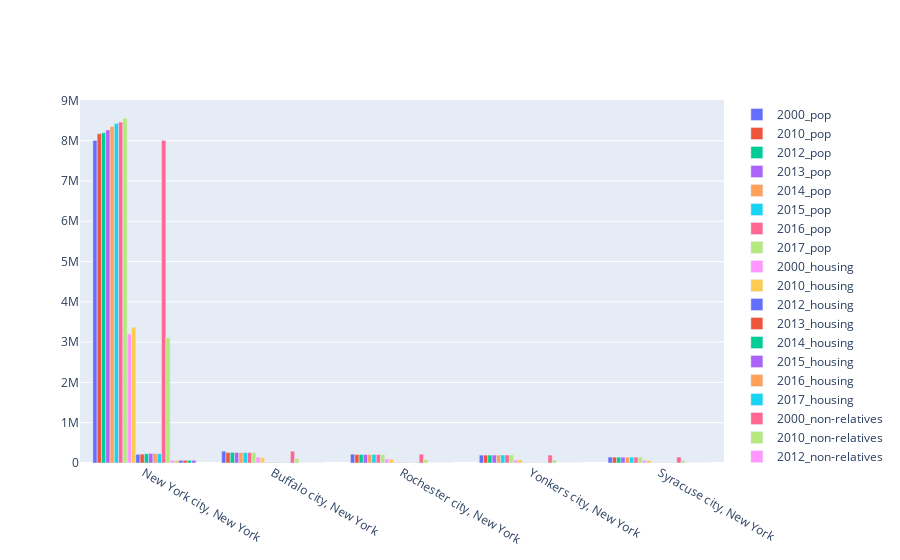

Write notebook code for a chart like this one.
### Code cell
fig = go.Figure(data=[
    go.Bar(name='2000_pop', x=ny_join['City_Name'], y=ny_join['Total_Population_2000']),
    go.Bar(name='2010_pop', x=ny_join['City_Name'], y=ny_join['Total_Population_2010']),
    go.Bar(name='2012_pop', x=ny_join['City_Name'], y=ny_join['Total_Population_2012']),
    go.Bar(name='2013_pop', x=ny_join['City_Name'], y=ny_join['Total_Population_2013']),
    go.Bar(name='2014_pop', x=ny_join['City_Name'], y=ny_join['Total_Population_2014']),
    go.Bar(name='2015_pop', x=ny_join['City_Name'], y=ny_join['Total_Population_2015']),
    go.Bar(name='2016_pop', x=ny_join['City_Name'], y=ny_join['Total_Population_2016']),
    go.Bar(name='2017_pop', x=ny_join['City_Name'], y=ny_join['Total_Population_2017']),
    go.Bar(name='2000_housing', x=ny_join['City_Name'], y=ny_join['Total_Housing_2000']),
    go.Bar(name='2010_housing', x=ny_join['City_Name'], y=ny_join['Total_Housing_2010']),
    go.Bar(name='2012_housing', x=ny_join['City_Name'], y=ny_join['Total_Housing_2012']),
    go.Bar(name='2013_housing', x=ny_join['City_Name'], y=ny_join['Total_Housing_2013']),
    go.Bar(name='2014_housing', x=ny_join['City_Name'], y=ny_join['Total_Housing_2014']),
    go.Bar(name='2015_housing', x=ny_join['City_Name'], y=ny_join['Total_Housing_2015']),
    go.Bar(name='2016_housing', x=ny_join['City_Name'], y=ny_join['Total_Housing_2016']),
    go.Bar(name='2017_housing', x=ny_join['City_Name'], y=ny_join['Total_Housing_2017']),
    go.Bar(name='2000_non-relatives', x=ny_join['City_Name'], y=ny_join['Presence_of_Non-Relatives_2000']),
    go.Bar(name='2010_non-relatives', x=ny_join['City_Name'], y=ny_join['Presence_of_Non-Relatives_2010']),
    go.Bar(name='2012_non-relatives', x=ny_join['City_Name'], y=ny_join['Presence_of_Non-Relatives_2012']),
    go.Bar(name='2013_non-relatives', x=ny_join['City_Name'], y=ny_join['Presence_of_Non-Relatives_2013']),
    go.Bar(name='2014_non-relatives', x=ny_join['City_Name'], y=ny_join['Presence_of_Non-Relatives_2014']),
    go.Bar(name='2015_non-relatives', x=ny_join['City_Name'], y=ny_join['Presence_of_Non-Relatives_2015']),
    go.Bar(name='2016_non-relatives', x=ny_join['City_Name'], y=ny_join['Presence_of_Non-Relatives_2016']),
    go.Bar(name='2017_non-relatives', x=ny_join['City_Name'], y=ny_join['Presence_of_Non-Relatives_2017']),
])
fig.update_layout(barmode='group')
fig.show()

### Figure 1 — Plotly figure (JSON) as saved in the notebook; plotly's stock layout.template omitted (floating-point values rounded to 4 significant figures)
{"data": [{"name": "2000_pop", "type": "bar", "x": ["New York city, New York", "Buffalo city, New York", "Rochester city, New York", "Yonkers city, New York", "Syracuse city, New York"], "y": [8008278, 292648, 219773, 196086, 147306]}, {"name": "2010_pop", "type": "bar", "x": ["New York city, New York", "Buffalo city, New York", "Rochester city, New York", "Yonkers city, New York", "Syracuse city, New York"], "y": [8175133, 261310, 210565, 195976, 145170]}, {"name": "2012_pop", "type": "bar", "x": ["New York city, New York", "Buffalo city, New York", "Rochester city, New York", "Yonkers city, New York", "Syracuse city, New York"], "y": [8199221, 261955, 210967, 196459, 144703]}, {"name": "2013_pop", "type": "bar", "x": ["New York city, New York", "Buffalo city, New York", "Rochester city, New York", "Yonkers city, New York", "Syracuse city, New York"], "y": [8268999, 260568, 210624, 197493, 144742]}, {"name": "2014_pop", "type": "bar", "x": ["New York city, New York", "Buffalo city, New York", "Rochester city, New York", "Yonkers city, New York", "Syracuse city, New York"], "y": [8354889, 259959, 210461, 198654, 144648]}, {"name": "2015_pop", "type": "bar", "x": ["New York city, New York", "Buffalo city, New York", "Rochester city, New York", "Yonkers city, New York", "Syracuse city, New York"], "y": [8426743, 259517, 210745, 199435, 144564]}, {"name": "2016_pop", "type": "bar", "x": ["New York city, New York", "Buffalo city, New York", "Rochester city, New York", "Yonkers city, New York", "Syracuse city, New York"], "y": [8461961, 258989, 210291, 199725, 144350]}, {"name": "2017_pop", "type": "bar", "x": ["New York city, New York", "Buffalo city, New York", "Rochester city, New York", "Yonkers city, New York", "Syracuse city, New York"], "y": [8560072, 259574, 209463, 200999, 144405]}, {"name": "2000_housing", "type": "bar", "x": ["New York city, New York", "Buffalo city, New York", "Rochester city, New York", "Yonkers city, New York", "Syracuse city, New York"], "y": ["3200912", "145574", "99789", "77589", "68192"]}, {"name": "2010_housing", "type": "bar", "x": ["New York city, New York", "Buffalo city, New York", "Rochester city, New York", "Yonkers city, New York", "Syracuse city, New York"], "y": [3371062, 133444, 97158, 80389, 64356]}, {"name": "2012_housing", "type": "bar", "x": ["New York city, New York", "Buffalo city, New York", "Rochester city, New York", "Yonkers city, New York", "Syracuse city, New York"], "y": [215308, 8891, 7192, 5296, 5342]}, {"name": "2013_housing", "type": "bar", "x": ["New York city, New York", "Buffalo city, New York", "Rochester city, New York", "Yonkers city, New York", "Syracuse city, New York"], "y": [221083, 9041, 7513, 5449, 5636]}, {"name": "2014_housing", "type": "bar", "x": ["New York city, New York", "Buffalo city, New York", "Rochester city, New York", "Yonkers city, New York", "Syracuse city, New York"], "y": [229186, 9363, 7973, 5655, 6021]}, {"name": "2015_housing", "type": "bar", "x": ["New York city, New York", "Buffalo city, New York", "Rochester city, New York", "Yonkers city, New York", "Syracuse city, New York"], "y": [236858, 9721, 8399, 5814, 6368]}, {"name": "2016_housing", "type": "bar", "x": ["New York city, New York", "Buffalo city, New York", "Rochester city, New York", "Yonkers city, New York", "Syracuse city, New York"], "y": [237307, 9658, 8354, 5664, 6296]}, {"name": "2017_housing", "type": "bar", "x": ["New York city, New York", "Buffalo city, New York", "Rochester city, New York", "Yonkers city, New York", "Syracuse city, New York"], "y": [231338, 9431, 8140, 5425, 6091]}, {"name": "2000_non-relatives", "type": "bar", "x": ["New York city, New York", "Buffalo city, New York", "Rochester city, New York", "Yonkers city, New York", "Syracuse city, New York"], "y": ["8008278", "292648", "219773", "196086", "147306"]}, {"name": "2010_non-relatives", "type": "bar", "x": ["New York city, New York", "Buffalo city, New York", "Rochester city, New York", "Yonkers city, New York", "Syracuse city, New York"], "y": [3109784, 112536, 87027, 74550, 57355]}, {"name": "2012_non-relatives", "type": "bar", "x": ["New York city, New York", "Buffalo city, New York", "Rochester city, New York", "Yonkers city, New York", "Syracuse city, New York"], "y": [64799, 1549, 1746, 1748, 1049]}, {"name": "2013_non-relatives", "type": "bar", "x": ["New York city, New York", "Buffalo city, New York", "Rochester city, New York", "Yonkers city, New York", "Syracuse city, New York"], "y": [64718, 1386, 1637, 1479, 1218]}, {"name": "2014_non-relatives", "type": "bar", "x": ["New York city, New York", "Buffalo city, New York", "Rochester city, New York", "Yonkers city, New York", "Syracuse city, New York"], "y": [66993, 1400, 1258, 1379, 1344]}, {"name": "2015_non-relatives", "type": "bar", "x": ["New York city, New York", "Buffalo city, New York", "Rochester city, New York", "Yonkers city, New York", "Syracuse city, New York"], "y": [66649, 1433, 1365, 1407, 1314]}, {"name": "2016_non-relatives", "type": "bar", "x": ["New York city, New York", "Buffalo city, New York", "Rochester city, New York", "Yonkers city, New York", "Syracuse city, New York"], "y": [67370, 1235, 1302, 1148, 1036]}, {"name": "2017_non-relatives", "type": "bar", "x": ["New York city, New York", "Buffalo city, New York", "Rochester city, New York", "Yonkers city, New York", "Syracuse city, New York"], "y": [67838, 1128, 1321, 1088, 1002]}], "layout": {"barmode": "group"}}
